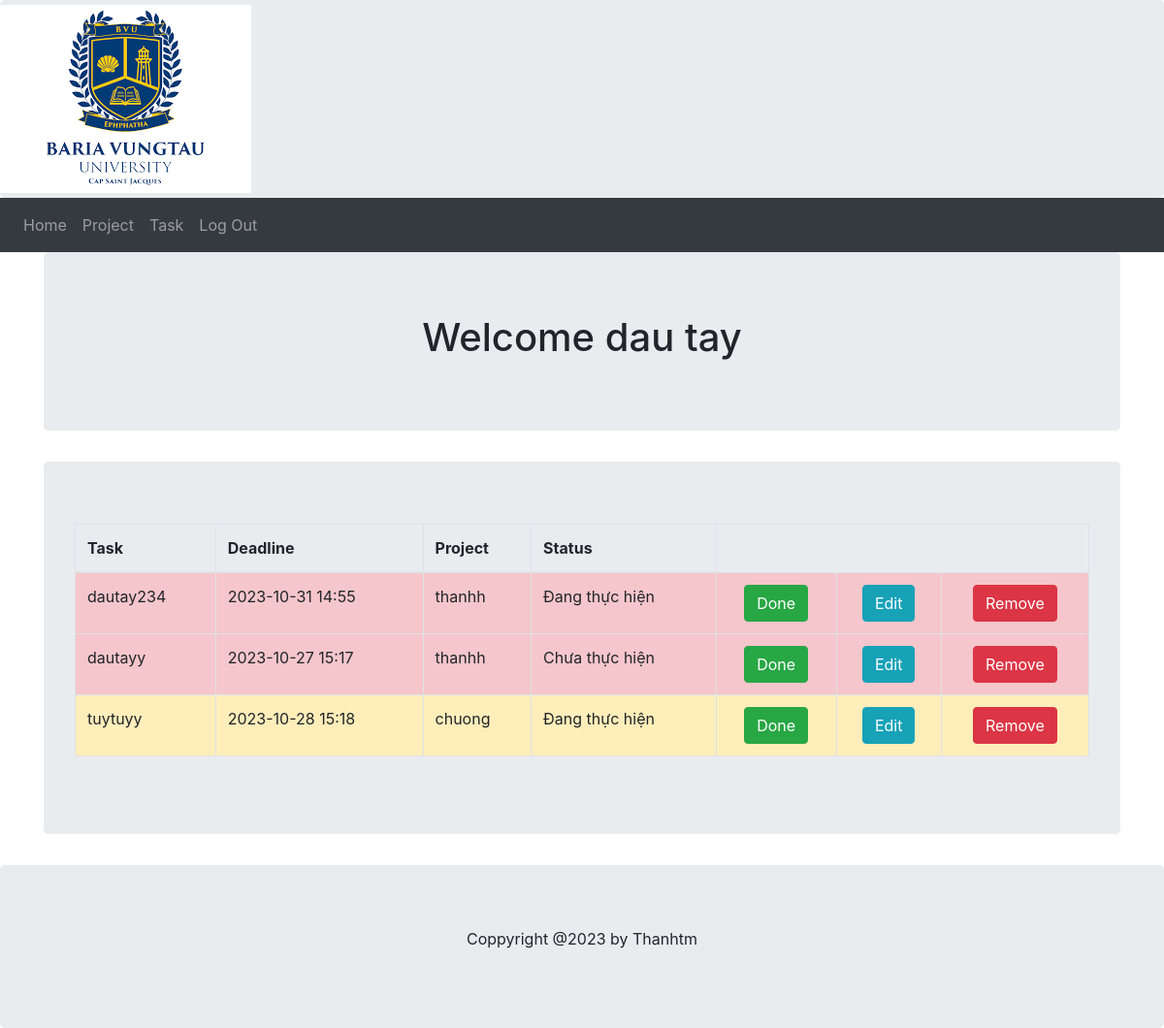
The app's page /userHome (signed in), older data.
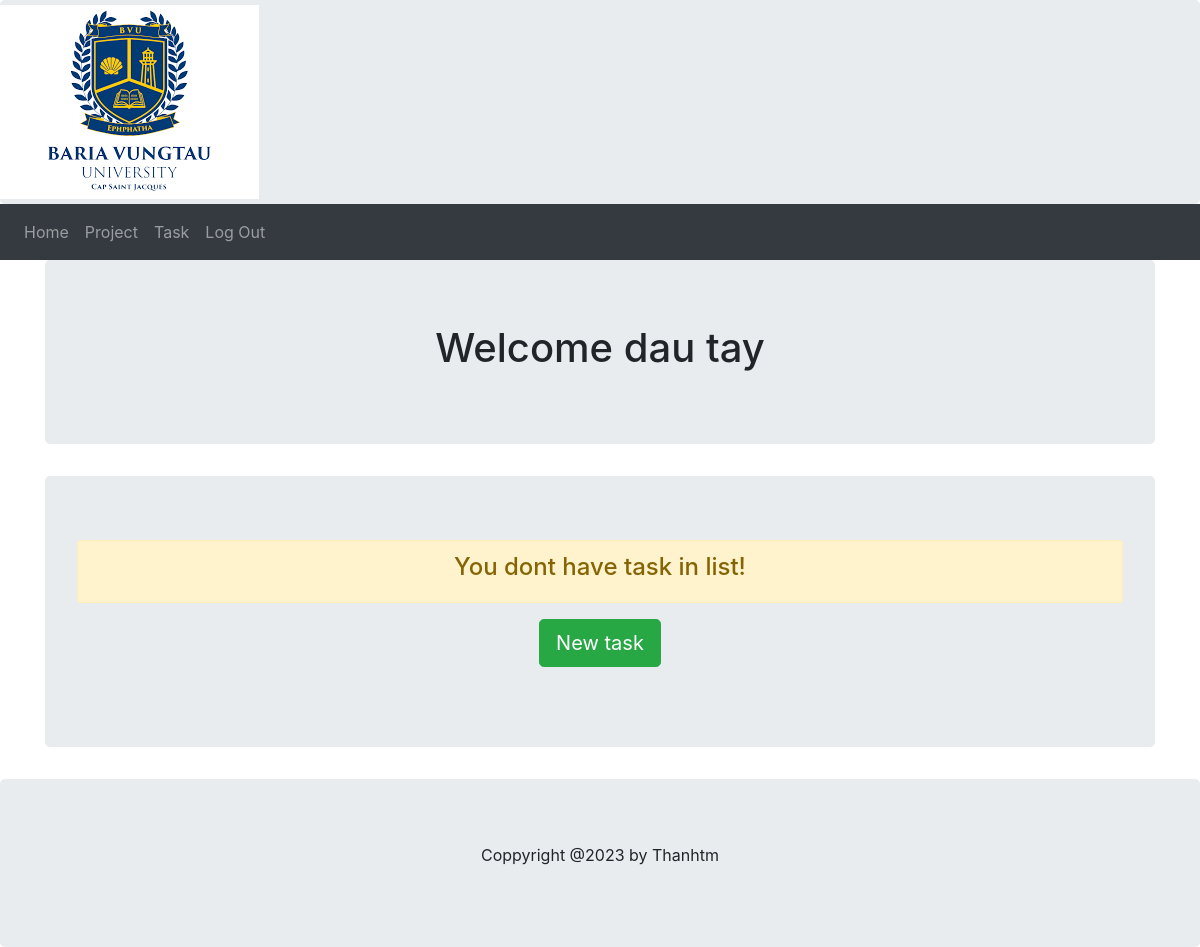
The same page, newer data.
### models.py (models this page shows, shortened)
class User(db.Model):
    user_id = db.Column(db.Integer, Sequence('user_id_seq'), primary_key=True)
    first_name = db.Column(db.String(64), index=True, nullable=False)
    last_name = db.Column(db.String(64), index=True, nullable=False)
    email = db.Column(db.String(120), index=True, unique=True, nullable=False)
    password_hash = db.Column(db.String(120), nullable=False)
    projects = db.relationship('Project', back_populates = 'user')

class Task(db.Model):
    task_id = db.Column(db.Integer, Sequence('task_id_seq'), primary_key=True)
    description = db.Column(db.String(255), nullable=False)
    isCompleted = db.Column(db.Boolean, default=False)
    deadline = db.Column(db.DateTime, nullable=True)
    project_id = db.Column(db.Integer, ForeignKey('project.project_id', name='fk_task_project'))
    project = db.relationship('Project', back_populates='tasks')
    priority_id = db.Column(db.Integer, ForeignKey('priority.priority_id', name='fk_task_priority'))
    priority = db.relationship('Priority', back_populates='tasks')
    status_id = db.Column(db.Integer, ForeignKey('status.status_id', name='fk_task_status'))
    status = db.relationship('Status', back_populates='tasks')
    def getPriorityClass(self):
        if (self.priority_id == 1):
            return "table-danger"
        elif (self.priority_id == 2):
            return "table-warning"
        elif (self.priority_id == 3):
            return "table-info"
        else:
            return "table-primary"

class Project(db.Model):
    project_id = db.Column(db.Integer, Sequence('project_id_seq'), primary_key=True)
    name = db.Column(db.String(255), nullable=False)
    description = db.Column(db.String(255), nullable=False)
    deadline = db.Column(db.DateTime, nullable=False)
    tasks = db.relationship('Task', back_populates='project', cascade='all, delete-orphan')
    user_id = db.Column(db.Integer, ForeignKey('user.user_id', name='fk_project_user'))
    user = db.relationship('User', back_populates='projects')
    status_id = db.Column(db.Integer, ForeignKey('status.status_id', name='fk_project_status'))
    status = db.relationship('Status', back_populates='projects')
    def __repr__(self):
        return '{}'.format(self.name)

class Status(db.Model):
    status_id = db.Column(db.Integer, Sequence('status_id_seq'), primary_key=True)
    description = db.Column(db.String(255), nullable=False)
    projects = db.relationship('Project', back_populates='status')
    tasks = db.relationship('Task', back_populates='status')
    def __repr__(self):
        return '{}'.format(self.description)

### main.py (the view)
@app.route('/userHome', methods=['GET', 'POST'])
def userHome():
    _user_id = session.get('user')
    if _user_id:
        user = db.session.query(models.User).filter_by(user_id=_user_id).first()
        projects = user.projects
        tasks = []
        for project in projects:
            tasks.extend(project.tasks)  # Gộp tất cả các nhiệm vụ từ các dự án thành một danh sách
        return render_template('userhome.html', user=user, projects=projects, tasks=tasks)
    else:
        return redirect('/')

### templates/userhome.html (shortened to what this page needs)
{% extends "userbase.html" %}
{% block content %}
    <div class="container">
        <div class="jumbotron text-center">
            <h1>Welcome {{ user.first_name }} {{ user.last_name }}</h1>
        </div>
        {% if tasks %}
        <div class="jumbotron">
            <table class="table table-striped table-bordered table-hover">
                <thead>
                    <tr>
                        <th>Task</th>
                        <th>Deadline</th>
                        <th>Project</th>
                        <th>Status</th>
                    </tr>
                </thead>
                <tbody>
                    {% for task in tasks %}
                        {% if task.isCompleted == False %}
                            <tr class="{{ task.getPriorityClass() }}">
                                <td>{{ task.description }}</td>
                                <td>{{ task.deadline.strftime('%Y-%m-%d %H:%M') }}</td>
                                <td>{{ task.project }}</td>
                                <td>{{ task.status }}</td>
                                <td class="text-center">
                                    <form action="/doneTask" method="post">
                                        <button type="submit" class="btn btn-success">Done</button>
                                    </form>
                                </td>
                                <td class="text-center">
                                    <form action="/editTask" method="post">
                                        <button type="submit" class="btn btn-info">Edit</button>
                                    </form>
                                </td>
                                <td class="text-center">
                                    <form action="/deleteTask" method="post">
                                        <button type="submit" class="btn btn-danger">Remove</button>
                                    </form>
                                </td>
                            </tr>
                        {% endif %}
                    {% endfor %}
                </tbody>
            </table>
        </div>
        {% else %}
        <div class="jumbotron text-center">
            <div class="alert alert-warning text-center">
                <h4>You dont have task in list!</h4>
            </div>
            <p><a class="btn btn-lg btn-success" href="/newTask">New task</a></p>
        </div>
        {% endif %}
    </div>
{% endblock %}

### templates/userbase.html (shortened to what this page needs)
<!DOCTYPE html>
<html lang="en">
    <head>
        <link href="../static/bootstrap-4/css/bootstrap.min.css" rel="stylesheet">
    </head>
    <body>
        <div class="jumbotron" style="margin-bottom: 0; padding: 0;">
            <a class="navbar-brand" href="/userHome">
                <img src="../static/imgs/bvu.png" alt="logo" style="height: max-content; background-color: transparent;">
            </a>
        </div>
        <nav class="navbar navbar-expand-sm bg-dark navbar-dark">
            <ul class="navbar-nav">
                <li class="nav-item">
                    <a class="nav-link" href="#">Home</a>
                </li>
                <li class="nav-item">
                    <a class="nav-link" href="/userProject">Project</a>
                </li>
                <li class="nav-item">
                    <a class="nav-link" href="/userTask">Task</a>
                </li>
                <li class="nav-item">
                    <a class="nav-link" href="/logOut">Log Out</a>
                </li>
            </ul>
        </nav>
        {% block content %}{% endblock %}
        <div class="jumbotron text-center" style="margin-bottom: 0">
            <p>Coppyright @2023 by Thanhtm</p>
        </div>
    </body>
</html>

Row changes from the older to the newer data that the page shows:
removed Task: description "dautay234", deadline "2023-10-31 14:55", project "thanhh", status "Đang thực hiện"
removed Task: description "dautayy", deadline "2023-10-27 15:17", project "thanhh", status "Chưa thực hiện"
removed Task: description "tuytuyy", deadline "2023-10-28 15:18", project "chuong", status "Đang thực hiện"
Text that changed along with them:
text no longer shown: "Task Deadline Project Status"
text now shown: "You dont have task in list! New task"
